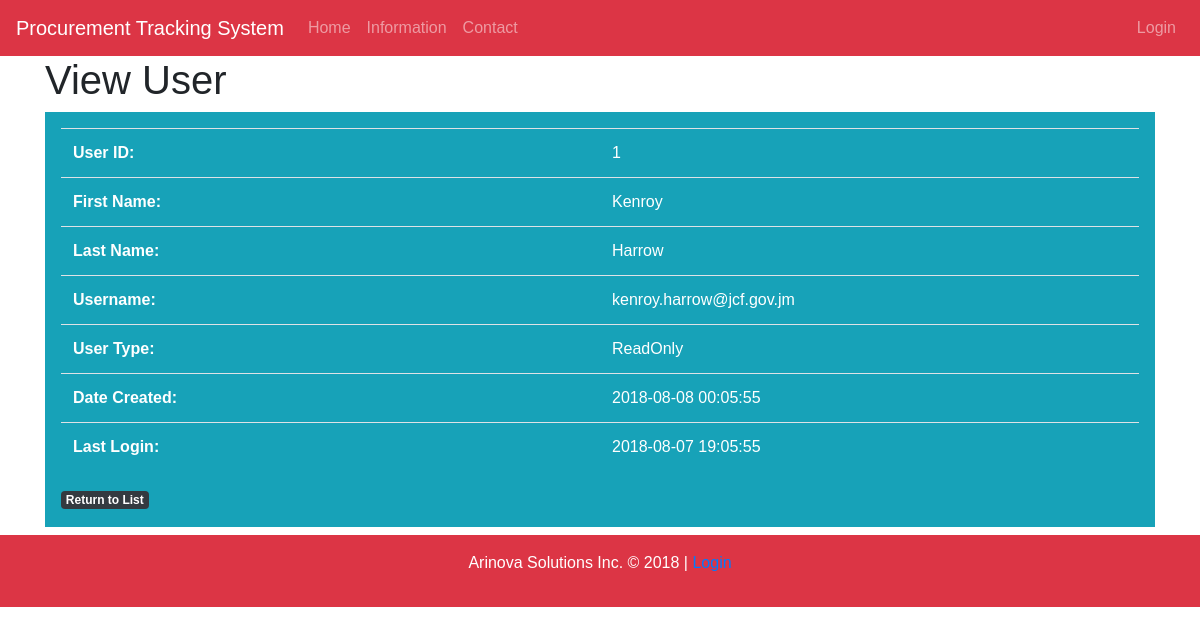
Page /user_view.php?userid=1 on the committed database.
### tables this page shows
CREATE TABLE IF NOT EXISTS `user_tb` (
  `userid` int(11) NOT NULL AUTO_INCREMENT,
  `fname` varchar(15) NOT NULL,
  `lname` varchar(15) NOT NULL,
  `username` varchar(40) NOT NULL,
  `password` varchar(50) NOT NULL,
  `usertype` varchar(9) NOT NULL,
  `date_created` timestamp NOT NULL DEFAULT CURRENT_TIMESTAMP,
  `last_log` datetime NOT NULL DEFAULT CURRENT_TIMESTAMP,
  PRIMARY KEY (`userid`),
  UNIQUE KEY `username` (`username`) USING BTREE
);

### user_view.php (the view, shortened to what this page needs)
<?php
	require_once 'inc/header.inc.php';
	include_once 'inc/dbh.inc.php';
?>
<div class = "container">
	<h1>View User</h1>
	<?php
		$id = $_GET['userid'];
		$query = "SELECT * from user_tb where `userid`= '$id'";
		$command = mysqli_query($conn, $query);
		$result = mysqli_fetch_row($command);
		if(!$result){
			echo '<div class="alert alert-danger">Record Not Found! </div>';
		}
		else
		{
	?>
	<div class="p-3 mb-2 bg-info text-white">
	<table class="table table-hover">
		<tr>
			<th scope = "row">User ID:</th>
			<td class="w-50"><?php echo $result[0];?></td>
		</tr>
		<tr>
			<th scope = "row">First Name:</th>
			<td class="w-50"><?php echo $result[1];?></td>
		</tr>
		<tr>
			<th scope = "row">Last Name:</th>
			<td class="w-50"><?php echo $result[2];?></td>
		</tr>
		<tr>
			<th scope = "row">Username:</th>
			<td class="w-50"><?php echo $result[3];?></td>
		</tr>
		<tr>
			<th scope = "row">User Type:</th>
			<td class="w-50"><?php echo $result[5];?></td>
		</tr>
		<tr>
			<th scope = "row">Date Created:</th>
			<td class="w-50"><?php echo $result[6];?></td>
		</tr>
		<tr>
			<th scope = "row">Last Login:</th>
			<td class="w-50"><?php echo $result[7];?></td>
		</tr>
	</table>
	<a href="user_manage.php" class="badge badge-dark">Return to List</a>
	</div>
	<?php
		}
	?>
</div>
<?php
	require_once 'inc/footer.inc.php';
?>

### css/styles.css (style rules this page uses)
body { background-image:url(images/index/bg.jpg) no-repeat; background-size:cover; }

### css/slide.css (style rules this page uses)
* { box-sizing:border-box }
body { font-family: Verdana,sans-serif;margin:0 }

### rows in the picture
user_tb: userid "1", fname "Kenroy", lname "Harrow", username "kenroy.harrow@jcf.gov.jm", usertype "ReadOnly", date_created "2018-08-08 00:05:55", last_log "2018-08-07 19:05:55"
